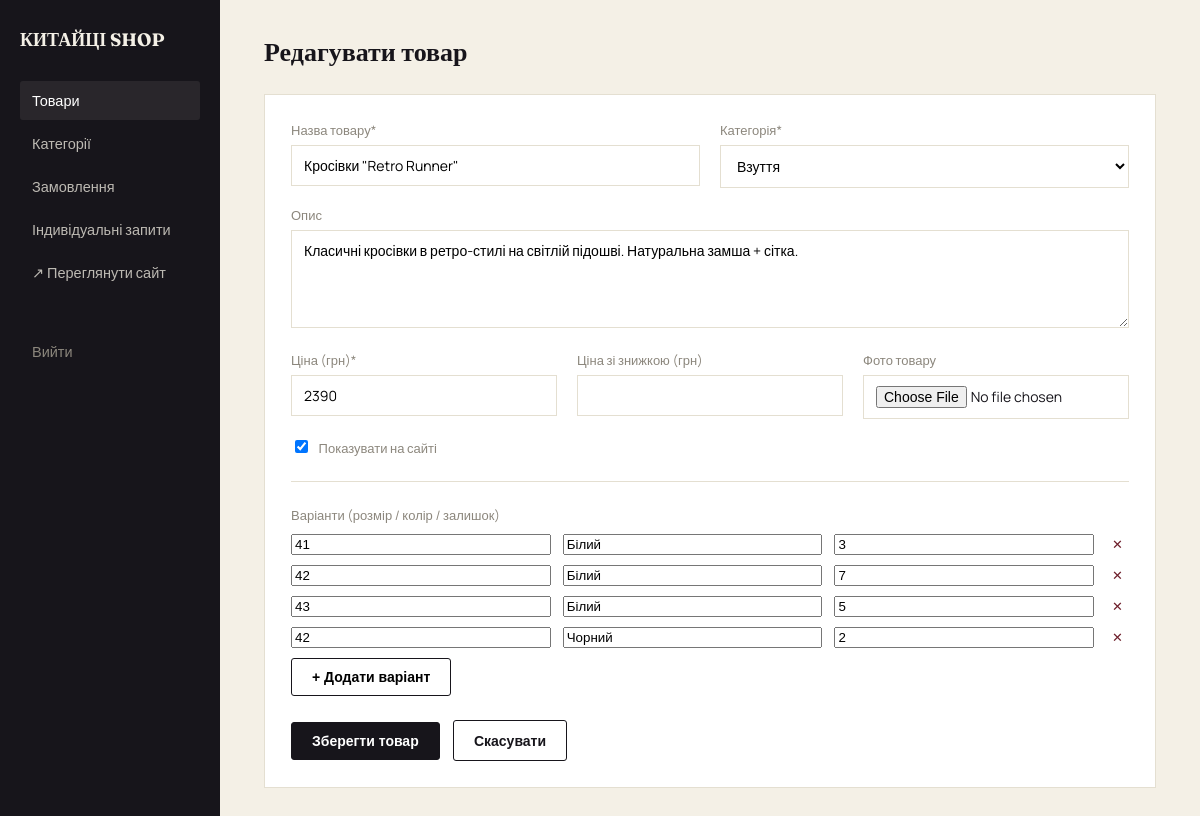
Screenshot of /admin/product-edit.php?id=2 (signed in) with the database file from the repository.
### tables this page shows
CREATE TABLE products (
            id INTEGER PRIMARY KEY AUTOINCREMENT,
            category_id INTEGER NOT NULL REFERENCES categories(id),
            name TEXT NOT NULL,
            slug TEXT NOT NULL UNIQUE,
            description TEXT DEFAULT '',
            price REAL NOT NULL,
            discount_price REAL,
            image TEXT DEFAULT '',
            is_active INTEGER DEFAULT 1,
            created_at TEXT DEFAULT CURRENT_TIMESTAMP
        );

CREATE TABLE categories (
            id INTEGER PRIMARY KEY AUTOINCREMENT,
            name TEXT NOT NULL,
            slug TEXT NOT NULL UNIQUE,
            sort_order INTEGER DEFAULT 0
        );

CREATE TABLE product_variants (
            id INTEGER PRIMARY KEY AUTOINCREMENT,
            product_id INTEGER NOT NULL REFERENCES products(id) ON DELETE CASCADE,
            size TEXT DEFAULT '',
            color TEXT DEFAULT '',
            stock INTEGER DEFAULT 0
        );

### admin/product-edit.php (the view, shortened to what this page needs)
<?php
$pdo = db();
$id = isset($_GET['id']) ? (int)$_GET['id'] : null;
$product = null;
$variants = [];
if ($id) {
    $stmt = $pdo->prepare('SELECT * FROM products WHERE id=?');
    $stmt->execute([$id]);
    $product = $stmt->fetch(PDO::FETCH_ASSOC);
    $vStmt = $pdo->prepare('SELECT * FROM product_variants WHERE product_id=? ORDER BY id');
    $vStmt->execute([$id]);
    $variants = $vStmt->fetchAll(PDO::FETCH_ASSOC);
}
$categories = $pdo->query('SELECT * FROM categories ORDER BY sort_order')->fetchAll(PDO::FETCH_ASSOC);
include __DIR__ . '/../includes/admin-header.php';
?>
<h1><?= $id ? 'Редагувати товар' : 'Новий товар' ?></h1>
<form method="post" enctype="multipart/form-data" class="card">
  <div style="display:grid; grid-template-columns:1fr 1fr; gap:20px;">
    <div class="field">
      <label>Назва товару*</label>
      <input type="text" name="name" required value="<?= htmlspecialchars($product['name'] ?? '') ?>">
    </div>
    <div class="field">
      <label>Категорія*</label>
      <select name="category_id" required>
        <?php foreach ($categories as $c): ?>
          <option value="<?= $c['id'] ?>" <?= (($product['category_id'] ?? null) == $c['id']) ? 'selected' : '' ?>><?= htmlspecialchars($c['name']) ?></option>
        <?php endforeach; ?>
      </select>
    </div>
  </div>
  <div class="field">
    <label>Опис</label>
    <textarea name="description" rows="4"><?= htmlspecialchars($product['description'] ?? '') ?></textarea>
  </div>
  <div style="display:grid; grid-template-columns:1fr 1fr 1fr; gap:20px;">
    <div class="field">
      <label>Ціна (грн)*</label>
      <input type="number" step="1" name="price" required value="<?= htmlspecialchars((string)($product['price'] ?? '')) ?>">
    </div>
    <div class="field">
      <label>Ціна зі знижкою (грн)</label>
      <input type="number" step="1" name="discount_price" value="<?= htmlspecialchars((string)($product['discount_price'] ?? '')) ?>">
    </div>
    <div class="field">
      <label>Фото товару</label>
      <input type="file" name="image" accept=".jpg,.jpeg,.png,.webp">
    </div>
  </div>
  <div class="field">
    <label><input type="checkbox" name="is_active" style="width:auto; margin-right:8px;" <?= (($product['is_active'] ?? 1) ? 'checked' : '') ?>> Показувати на сайті</label>
  </div>
  <hr style="border:none; border-top:1px solid #E4DFD1; margin:24px 0;">
  <label style="display:block; font-size:13px; color:#8C877D; margin-bottom:10px;">Варіанти (розмір / колір / залишок)</label>
  <div id="variantRows">
    <?php if ($variants): foreach ($variants as $v): ?>
      <div class="variant-row">
        <input type="text" name="variant_size[]" placeholder="Розмір (напр. M, 42)" value="<?= htmlspecialchars($v['size']) ?>">
        <input type="text" name="variant_color[]" placeholder="Колір" value="<?= htmlspecialchars($v['color']) ?>">
        <input type="number" name="variant_stock[]" placeholder="Залишок" value="<?= htmlspecialchars((string)$v['stock']) ?>">
        <button type="button" class="remove-row" onclick="this.parentElement.remove()">✕</button>
      </div>
    <?php endforeach; endif; ?>
  </div>
  <button type="button" class="btn" onclick="addVariantRow()" style="margin-bottom:24px;">+ Додати варіант</button>
  <div>
    <button type="submit" class="btn btn-primary">Зберегти товар</button>
    <a href="/admin/index.php" class="btn" style="margin-left:10px;">Скасувати</a>
  </div>
</form>
<?php include __DIR__ . '/../includes/admin-footer.php'; ?>

### includes/admin-header.php (style rules this page uses)
:root { --ink:#17151B; --ivory:#F4F0E6; --brass:#A9812F; --burgundy:#6E1F2B; --stone:#8C877D; --line:#E4DFD1; }
* { box-sizing:border-box; }
body { margin:0; font-family:'Manrope',sans-serif; background:var(--ivory); color:var(--ink); }
a { color:inherit; text-decoration:none; }
h1 { font-family:'Fraunces',serif; font-size:26px; margin:0 0 26px; }
.btn { display:inline-flex; align-items:center; padding:10px 20px; font-size:14px; font-weight:600; border:1px solid var(--ink); border-radius:3px; cursor:pointer; background:none; }
.btn-primary { background:var(--ink); color:#fff; }
.field { margin-bottom:18px; }
.field label { display:block; font-size:13px; color:var(--stone); margin-bottom:6px; }
.field input, .field select, .field textarea { width:100%; padding:10px 12px; border:1px solid var(--line); font-family:'Manrope',sans-serif; font-size:14px; background:#fff; }
.card { background:#fff; border:1px solid var(--line); padding:26px; margin-bottom:24px; }
.variant-row { display:grid; grid-template-columns:1fr 1fr 1fr auto; gap:12px; margin-bottom:10px; align-items:center; }
.remove-row { color:var(--burgundy); background:none; border:none; cursor:pointer; font-size:13px; }

### rows the page displays
products: name "Кросівки \"Retro Runner\"", category_id "Взуття", description "Класичні кросівки в ретро-стилі на світлій підошві. Натуральна замша + сітка.", price "2390", is_active "☑"
product_variants: size "41", color "Білий", stock "3"
product_variants: size "42", color "Білий", stock "7"
product_variants: size "43", color "Білий", stock "5"
product_variants: size "42", color "Чорний", stock "2"
